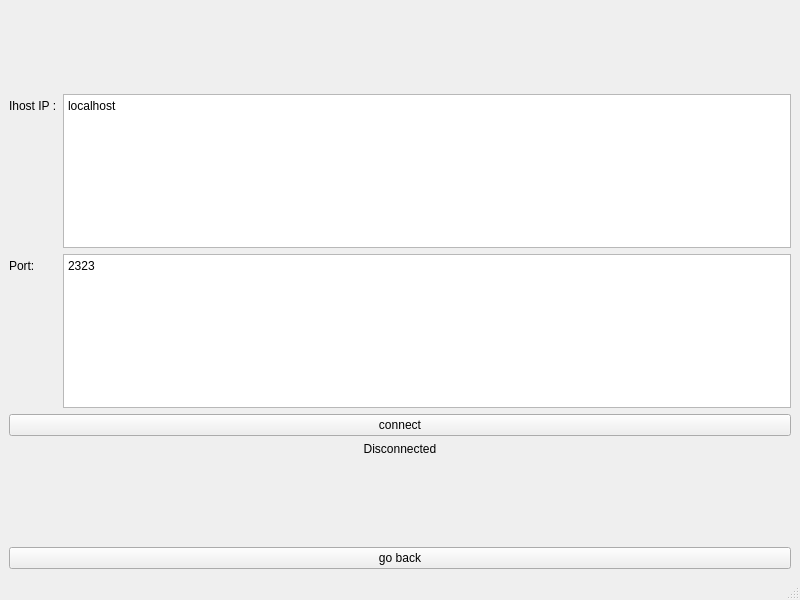
<?xml version="1.0" encoding="UTF-8"?>
<ui version="4.0">
 <class>Connection_window</class>
 <widget class="QMainWindow" name="Connection_window">
  <property name="geometry">
   <rect>
    <x>0</x>
    <y>0</y>
    <width>800</width>
    <height>600</height>
   </rect>
  </property>
  <property name="windowTitle">
   <string>MainWindow</string>
  </property>
  <widget class="QWidget" name="centralwidget">
   <layout class="QVBoxLayout" name="verticalLayout">
    <item>
     <spacer name="verticalSpacer">
      <property name="orientation">
       <enum>Qt::Vertical</enum>
      </property>
      <property name="sizeHint" stdset="0">
       <size>
        <width>20</width>
        <height>160</height>
       </size>
      </property>
     </spacer>
    </item>
    <item>
     <layout class="QFormLayout" name="formLayout">
      <item row="0" column="0">
       <widget class="QLabel" name="host_ip_label">
        <property name="text">
         <string>Ihost IP :</string>
        </property>
       </widget>
      </item>
      <item row="0" column="1">
       <widget class="QPlainTextEdit" name="host_ip_pt">
        <property name="plainText">
         <string>localhost</string>
        </property>
       </widget>
      </item>
      <item row="1" column="0">
       <widget class="QLabel" name="port_label">
        <property name="text">
         <string>Port:</string>
        </property>
       </widget>
      </item>
      <item row="1" column="1">
       <widget class="QPlainTextEdit" name="port_pt">
        <property name="plainText">
         <string>2323</string>
        </property>
       </widget>
      </item>
     </layout>
    </item>
    <item>
     <widget class="QPushButton" name="pushButton">
      <property name="text">
       <string>connect</string>
      </property>
     </widget>
    </item>
    <item>
     <widget class="QLabel" name="label">
      <property name="text">
       <string>Disconnected</string>
      </property>
      <property name="alignment">
       <set>Qt::AlignCenter</set>
      </property>
     </widget>
    </item>
    <item>
     <spacer name="verticalSpacer_2">
      <property name="orientation">
       <enum>Qt::Vertical</enum>
      </property>
      <property name="sizeHint" stdset="0">
       <size>
        <width>20</width>
        <height>160</height>
       </size>
      </property>
     </spacer>
    </item>
    <item>
     <widget class="QPushButton" name="goback_Button">
      <property name="text">
       <string>go back</string>
      </property>
     </widget>
    </item>
   </layout>
  </widget>
  <widget class="QMenuBar" name="menubar">
   <property name="geometry">
    <rect>
     <x>0</x>
     <y>0</y>
     <width>800</width>
     <height>31</height>
    </rect>
   </property>
  </widget>
  <widget class="QStatusBar" name="statusbar"/>
 </widget>
 <resources/>
 <connections/>
</ui>
